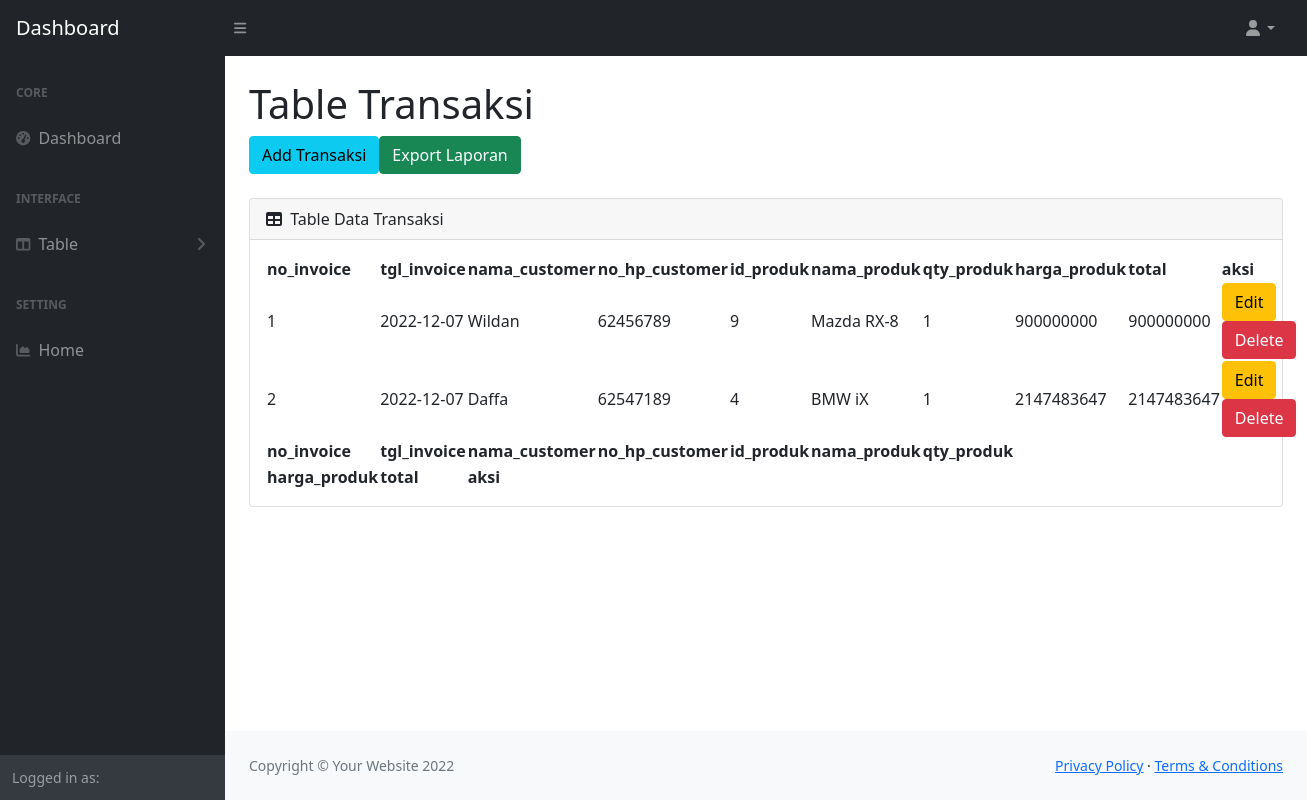
Page /tabledata/table_transaksi.php on the committed database.
### tables this page shows
CREATE TABLE `transaksi` (
  `no_invoice` int(11) NOT NULL,
  `tgl_invoice` date NOT NULL,
  `nama_customer` varchar(50) NOT NULL,
  `no_hp_customer` bigint(20) NOT NULL,
  `id_produk` int(11) NOT NULL,
  `nama_produk` varchar(50) NOT NULL,
  `qty_produk` int(11) NOT NULL,
  `harga_produk` bigint(20) NOT NULL,
  `total` bigint(20) NOT NULL
);

### tabledata/table_transaksi.php (the view, shortened to what this page needs)
<?php
include "../koneksi.php";
?>
<!DOCTYPE html>
<html lang="en">
    <head>
        <link href="https://cdn.jsdelivr.net/npm/simple-datatables@latest/dist/style.css" rel="stylesheet" />
        <link href="../dashboardstyle/css/styles.css" rel="stylesheet" />
    </head>
    <body class="sb-nav-fixed">
        <?php
        include "../navbar.php";
        ?>
        <div id="layoutSidenav">
            <?php
            include "../sidenav_nav.php";
            ?>
            <div id="layoutSidenav_content">
                <main>
                    <div class="container-fluid px-4">
                        <h1 class="mt-4">Table Transaksi</h1>
                        <ol class="breadcrumb mb-4">
                            <a href="../form/transaksi_form.php" class="btn btn-info">Add Transaksi</a>
                            <a href="../form/exporttransaksi.php" class="btn btn-success">Export Laporan</a>
                        </ol>
                        <div class="card mb-4">
                            <div class="card-header">
                                <i class="fas fa-table me-1"></i>
                                Table Data Transaksi
                            </div>
                            <div class="card-body">
                                <table id="datatablesSimple">
                                    <thead>
                                        <tr>
                                            <th>no_invoice</th>
                                            <th>tgl_invoice</th>
                                            <th>nama_customer</th>
                                            <th>no_hp_customer</th>
                                            <th>id_produk</th>
                                            <th>nama_produk</th>
                                            <th>qty_produk</th>
                                            <th>harga_produk</th>
                                            <th>total</th>
                                            <th>aksi</th>
                                        </tr>
                                    </thead>
                                    <tfoot>
                                        <tr>
                                            <th>no_invoice</th>
                                            <th>tgl_invoice</th>
                                            <th>nama_customer</th>
                                            <th>no_hp_customer</th>
                                            <th>id_produk</th>
                                            <th>nama_produk</th>
                                            <th>qty_produk</tr>
                                            <th>harga_produk</th>
                                            <th>total</th>
                                            <th>aksi</th>
                                    </tfoot>
                                    <tbody>
                                        <?php
                                        $query = "SELECT * FROM transaksi";
                                        $result = mysqli_query($conn,$query);
                                        while($row = mysqli_fetch_assoc($result)){
                                            echo "
                                            <tr>
                                            <td>$row[no_invoice]</td>
                                            <td>$row[tgl_invoice]</td>
                                            <td>$row[nama_customer]</td>
                                            <td>$row[no_hp_customer]</td>
                                            <td>$row[id_produk]</td>
                                            <td>$row[nama_produk]</td>
                                            <td>$row[qty_produk]</td>
                                            <td>$row[harga_produk]</td>
                                            <td>$row[total]</td>
                                            <td>
                                            <a href='../form/transaksi_edit.php?no_invoice=$row[no_invoice]' class='btn btn-warning'>Edit</a>
                                            <a href='../form/transaksi_delete.php?no_invoice=$row[no_invoice]' class='btn btn-danger'>Delete</a>
                                            </td>
                                        </tr>
                                        ";
                                        }
                                        ?>
                                    </tbody>
                                </table>
                            </div>
                        </div>
                    </div>
                </main>
                <footer class="py-4 bg-light mt-auto">
                    <div class="container-fluid px-4">
                        <div class="d-flex align-items-center justify-content-between small">
                            <div class="text-muted">Copyright &copy; Your Website 2022</div>
                            <div>
                                <a href="#">Privacy Policy</a>
                                &middot;
                                <a href="#">Terms &amp; Conditions</a>
                            </div>
                        </div>
                    </div>
                </footer>
            </div>
        </div>
    </body>
</html>

### rows in the picture
transaksi: no_invoice "1", tgl_invoice "2022-12-07", nama_customer "Wildan", no_hp_customer "62456789", id_produk "9", nama_produk "Mazda RX-8", qty_produk "1", harga_produk "900000000", total "900000000"
transaksi: no_invoice "2", tgl_invoice "2022-12-07", nama_customer "Daffa", no_hp_customer "62547189", id_produk "4", nama_produk "BMW iX", qty_produk "1", harga_produk "2147483647", total "2147483647"
